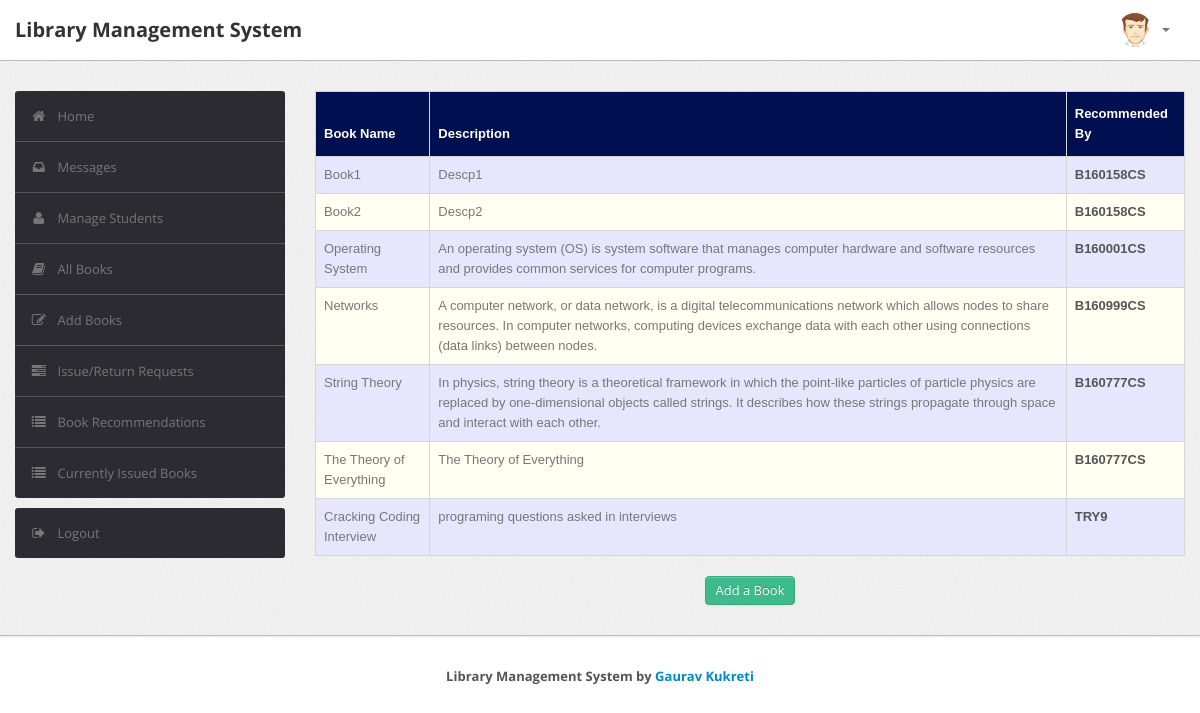
The app's page /admin/recommendations.php (signed in) with its own data.
### tables this page shows
CREATE TABLE `recommendations` (
  `R_ID` int(10) NOT NULL,
  `Book_Name` varchar(50) DEFAULT NULL,
  `Description` varchar(255) DEFAULT NULL,
  `RollNo` varchar(50) DEFAULT NULL
);

### admin/recommendations.php (the view, shortened to what this page needs)
<?php
require('dbconn.php');
?>
<?php
if ($_SESSION['RollNo']) {
    ?>
<!DOCTYPE html>
<html lang="en">
    <head>
        <link type="text/css" href="bootstrap/css/bootstrap.min.css" rel="stylesheet">
        <link type="text/css" href="bootstrap/css/bootstrap-responsive.min.css" rel="stylesheet">
        <link type="text/css" href="css/theme.css" rel="stylesheet">
        <link type="text/css" href="images/icons/css/font-awesome.css" rel="stylesheet">
    </head>
    <body>
        <div class="navbar navbar-fixed-top">
            <div class="navbar-inner">
                <div class="container">
                        <a class="brand" href="index.php">Library Management System </a>
                    <div class="nav-collapse collapse navbar-inverse-collapse">
                        <ul class="nav pull-right">
                            <li class="nav-user dropdown"><a href="#" class="dropdown-toggle" data-toggle="dropdown">
                                <img src="images/user.png" class="nav-avatar" />
                                <b class="caret"></b></a>
                            </li>
                        </ul>
                    </div>
                </div>
            </div>
        </div>
        <div class="wrapper">
            <div class="container">
                <div class="row">
                    <div class="span3">
                        <div class="sidebar">
                            <ul class="widget widget-menu unstyled">
                                <li class="active"><a href="index.php"><i class="menu-icon icon-home"></i>Home
                                </a></li>
                                 <li><a href="message.php"><i class="menu-icon icon-inbox"></i>Messages</a>
                                </li>
                                <li><a href="student.php"><i class="menu-icon icon-user"></i>Manage Students </a>
                                </li>
                                <li><a href="book.php"><i class="menu-icon icon-book"></i>All Books </a></li>
                                <li><a href="addbook.php"><i class="menu-icon icon-edit"></i>Add Books </a></li>
                                <li><a href="requests.php"><i class="menu-icon icon-tasks"></i>Issue/Return Requests </a></li>
                                <li><a href="recommendations.php"><i class="menu-icon icon-list"></i>Book Recommendations </a></li>
                                <li><a href="current.php"><i class="menu-icon icon-list"></i>Currently Issued Books </a></li>
                            </ul>
                            <ul class="widget widget-menu unstyled">
                                <li><a href="logout.php"><i class="menu-icon icon-signout"></i>Logout </a></li>
                            </ul>
                        </div>
                    </div>
                    <div class="span9">
                        <table class="table" id = "tables">
                                  <thead>
                                    <tr>
                                      <th>Book Name</th>
                                      <th>Description</th>
                                      <th>Recommended By</th>
                                    </tr>
                                  </thead>
                                  <tbody>
                                    <?php
                            $sql="select * from lms.recommendations";
                            $result=$conn->query($sql);
                            while($row=$result->fetch_assoc())
                            {
                                $bookname=$row['Book_Name'];
                                $description=$row['Description'];
                                $rollno=$row['RollNo'];
                            ?>
                                    <tr>
                                      <td><?php echo $bookname ?></td>
                                      <td><?php echo $description?></td>
                                      <td><b><?php echo strtoupper($rollno)?></b></td>
                                    </tr>
                               <?php } ?>
                               </tbody>
                                </table>
                                <center>
                                    <br>
                                <a href="addbook.php" class="btn btn-success">Add a Book</a></center>
                    </div>
                </div>
            </div>
        </div>
        <div class="footer">
            <div class="container" style="display: flex; justify-content: center; align-items: center;">
                <b>Library Management System by <a target="_blank" href="https://github.com/GauravKukreti">Gaurav
                        Kukreti</a></b>
            </div>
        </div>
    </body>
</html>
<?php }
else {
    echo "<script type='text/javascript'>alert('Access Denied!!!')</script>";
} ?>

### admin/css/theme.css (style rules this page uses)
#tables { font-family: "Trebuchet MS", Arial, Helvetica, sans-serif; border-collapse: collapse; width: 100%; }
#tables td, #tables th { border: 1px solid #ddd; padding: 8px; }
#tables tr:nth-child(even) { background-color: #fffff2; }
#tables tr:nth-child(odd) { background-color: #e6e6ff; }
#tables th { padding-top: 12px; padding-bottom: 12px; text-align: left; background-color: #000F50; color: white; }
body { font-size: 13px; font-family: 'Open Sans', Arial, sans-serif; background: #fff; color: #777 }
strong, b { color: #555 }
.wrapper { background: url(../images/bg.png) #eee; border-bottom: 1px solid #bbb; -webkit-box-shadow: 0 1px 2px rgba(0,0,0,0.1); -moz-box-shadow: 0 1px 2px rgba(0,0,0,0.1); box-shadow: 0 1px 2px rgba(0,0,0,0.1); padding: 30px 0 }
.footer { color: #999; padding: 30px 0 60px }
body [class^="icon-"], body [class*=" icon-"] { font-size: 14px; line-height: 20px; height: 20px }
.navbar { position: static!important; margin: 0!important }
.navbar .navbar-inner { background: #fff; border-bottom: 1px solid #bbb; -webkit-box-shadow: 0 1px 2px rgba(0,0,0,0.15); -moz-box-shadow: 0 1px 2px rgba(0,0,0,0.15); box-shadow: 0 1px 2px rgba(0,0,0,0.15) }
.navbar .brand { color: #333; font-weight: bold; font-size: 20px; margin-right: 20px; padding: 20px }
.navbar .nav>li>a { padding: 20px 15px; font-weight: bold; color: #777 }
.nav-user>a { height: 20px }
.nav-avatar { width: 34px; height: 34px; margin: -7px 5px 0 0; -webkit-border-radius: 50%; -moz-border-radius: 50%; border-radius: 50% }
.btn, .btn-box { -webkit-border-radius: 3px; -moz-border-radius: 3px; border-radius: 3px }
.btn { font-size: 13px; font-weight: 600 }
.btn { display: inline-block; margin-bottom: 0; font-weight: 400; text-align: center; vertical-align: middle; cursor: pointer; background-image: none; border: 1px solid transparent; white-space: nowrap; padding: 4px 10px; font-size: 13px; line-height: 1.42857; border-radius: 4px; -webkit-user-select: none; -moz-user-select: none; -ms-user-select: none; user-select: none }
.btn-success { color: #fff; background-color: #3cbc8d; border-color: #36a97f }
.table { margin-bottom: 0 }
.table th, .table td { border-color: #d5d5d5!important }
.widget-menu { background: #fff; -webkit-border-radius: 3px; -moz-border-radius: 3px; border-radius: 3px; overflow: hidden }
.widget-menu a { color: #555; display: block; line-height: 20px; padding: 15px; text-decoration: none!important }
.widget-menu .menu-icon { margin-right: 10px; color: #767676; -webkit-transition: all .2s ease-in-out; -moz-transition: all .2s ease-in-out; transition: all .2s ease-in-out; }
.widget-menu>li+li { border-top: 1px solid #555 }
.widget-menu>li>a { background-color: #2d2b32; color: #767676; -webkit-transition: all .2s ease-in-out; -moz-transition: all .2s ease-in-out; transition: all .2s ease-in-out; }

### records on screen
recommendations: Book_Name "Book1", Description "Descp1", RollNo "B160158CS"
recommendations: Book_Name "Book2", Description "Descp2", RollNo "B160158CS"
recommendations: Book_Name "Operating System", Description "An operating system (OS) is system software that manages computer hardware and software resources and provides common services for computer programs.", RollNo "B160001CS"
recommendations: Book_Name "Networks", Description "A computer network, or data network, is a digital telecommunications network which allows nodes to share resources. In computer networks, computing devices exchange data with each other using connections (data links) between nodes.", RollNo "B160999CS"
recommendations: Book_Name "String Theory", Description "In physics, string theory is a theoretical framework in which the point-like particles of particle physics are replaced by one-dimensional objects called strings. It describes how these strings propagate through space and interact with each other.", RollNo "B160777CS"
recommendations: Book_Name "The Theory of Everything", Description "The Theory of Everything", RollNo "B160777CS"
recommendations: Book_Name "Cracking Coding Interview", Description "programing questions asked in interviews", RollNo "TRY9"
